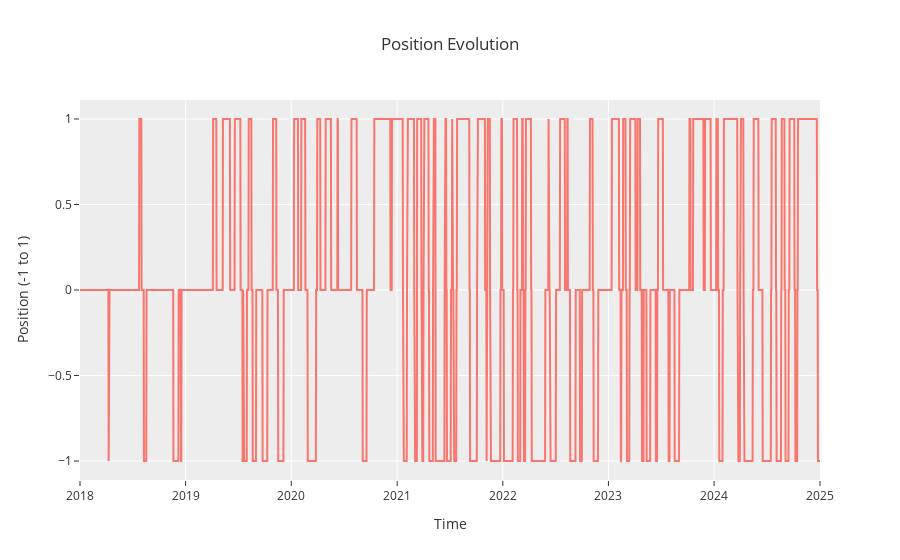

Notebook source saved alongside this figure:
### Code cell
result_linear_trend.plot(what='positions',backend='plotly')

### Figure 1 — Plotly figure (JSON) as saved in the notebook; plotly's stock layout.template omitted (floating-point values rounded to 4 significant figures; data arrays with more than 128 entries replaced by an {"elided": "..."} marker saying what was removed)
{"data": [{"line": {"width": 2}, "mode": "lines", "name": "BTC", "type": "scatter", "x": {"elided": "2558 str values"}, "y": {"elided": "2558 int values"}}], "layout": {"title": {"text": "Position Evolution"}, "xaxis": {"anchor": "y", "domain": [0, 1], "title": {"text": "Time"}}, "yaxis": {"anchor": "x", "domain": [0, 1], "title": {"text": "Position (-1 to 1)"}}}}
